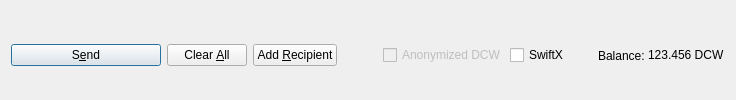
         <widget class="QFrame" name="frame_Send">
          <layout class="QHBoxLayout" name="horizontalLayout">
           <property name="bottomMargin">
            <number>0</number>
           </property>
           <item>
            <widget class="QPushButton" name="sendButton">
             <property name="minimumSize">
              <size>
               <width>150</width>
               <height>0</height>
              </size>
             </property>
             <property name="toolTip">
              <string>Confirm the send action</string>
             </property>
             <property name="text">
              <string>S&amp;end</string>
             </property>
             <property name="icon">
              <iconset resource="../decentralway.qrc">
               <normaloff>:/icons/send</normaloff>:/icons/send</iconset>
             </property>
             <property name="autoDefault">
              <bool>false</bool>
             </property>
             <property name="default">
              <bool>true</bool>
             </property>
            </widget>
           </item>
           <item>
            <widget class="QPushButton" name="clearButton">
             <property name="sizePolicy">
              <sizepolicy hsizetype="Minimum" vsizetype="Fixed">
               <horstretch>0</horstretch>
               <verstretch>0</verstretch>
              </sizepolicy>
             </property>
             <property name="toolTip">
              <string>Clear all fields of the form.</string>
             </property>
             <property name="text">
              <string>Clear &amp;All</string>
             </property>
             <property name="icon">
              <iconset resource="../decentralway.qrc">
               <normaloff>:/icons/remove</normaloff>:/icons/remove</iconset>
             </property>
             <property name="autoDefault">
              <bool>false</bool>
             </property>
            </widget>
           </item>
           <item>
            <widget class="QPushButton" name="addButton">
             <property name="toolTip">
              <string>Send to multiple recipients at once</string>
             </property>
             <property name="text">
              <string>Add &amp;Recipient</string>
             </property>
             <property name="icon">
              <iconset resource="../decentralway.qrc">
               <normaloff>:/icons/add</normaloff>:/icons/add</iconset>
             </property>
             <property name="autoDefault">
              <bool>false</bool>
             </property>
            </widget>
           </item>
           <item>
            <spacer name="horizontalSpacer">
             <property name="orientation">
              <enum>Qt::Horizontal</enum>
             </property>
             <property name="sizeHint" stdset="0">
              <size>
               <width>40</width>
               <height>20</height>
              </size>
             </property>
            </spacer>
           </item>
           <item>
            <layout class="QHBoxLayout" name="horizontalLayout_2">
             <property name="spacing">
              <number>3</number>
             </property>
             <item>
              <widget class="QCheckBox" name="checkzDCW">
               <property name="enabled">
                <bool>false</bool>
               </property>
               <property name="text">
                <string>Anonymized DCW</string>
               </property>
              </widget>
             </item>
             <item>
              <widget class="QCheckBox" name="checkSwiftTX">
               <property name="enabled">
                <bool>true</bool>
               </property>
               <property name="minimumSize">
                <size>
                 <width>85</width>
                 <height>0</height>
                </size>
               </property>
               <property name="text">
                <string>SwiftX</string>
               </property>
              </widget>
             </item>
             <item>
              <widget class="QLabel" name="label">
               <property name="text">
                <string>Balance:</string>
               </property>
              </widget>
             </item>
             <item>
              <widget class="QLabel" name="labelBalance">
               <property name="sizePolicy">
                <sizepolicy hsizetype="Preferred" vsizetype="Fixed">
                 <horstretch>0</horstretch>
                 <verstretch>0</verstretch>
                </sizepolicy>
               </property>
               <property name="cursor">
                <cursorShape>IBeamCursor</cursorShape>
               </property>
               <property name="text">
                <string notr="true">123.456 DCW</string>
               </property>
               <property name="textInteractionFlags">
                <set>Qt::LinksAccessibleByMouse|Qt::TextSelectableByKeyboard|Qt::TextSelectableByMouse</set>
               </property>
              </widget>
             </item>
            </layout>
           </item>
          </layout>
         </widget>
